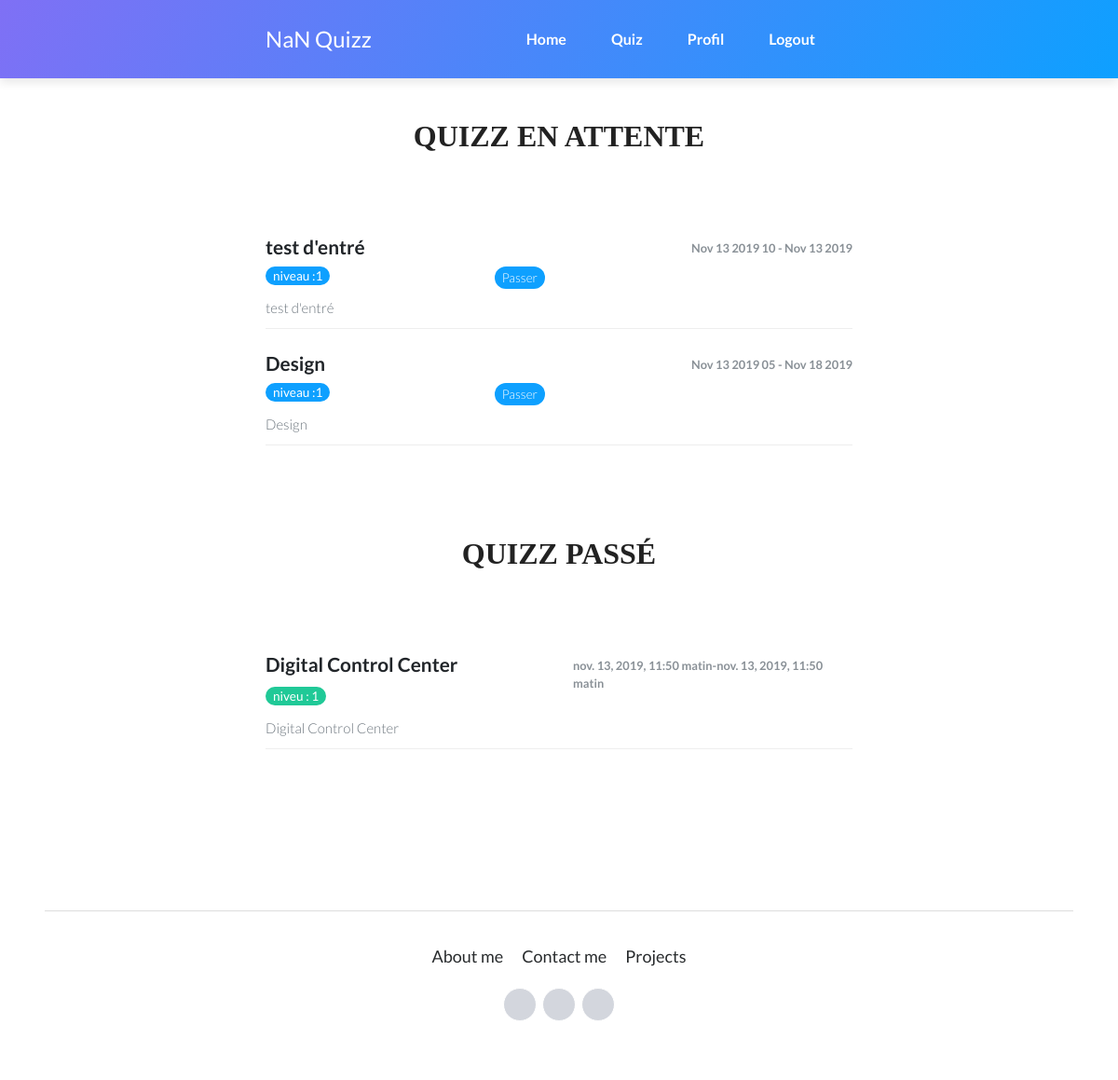
The page / (signed in) on the database as committed earlier.
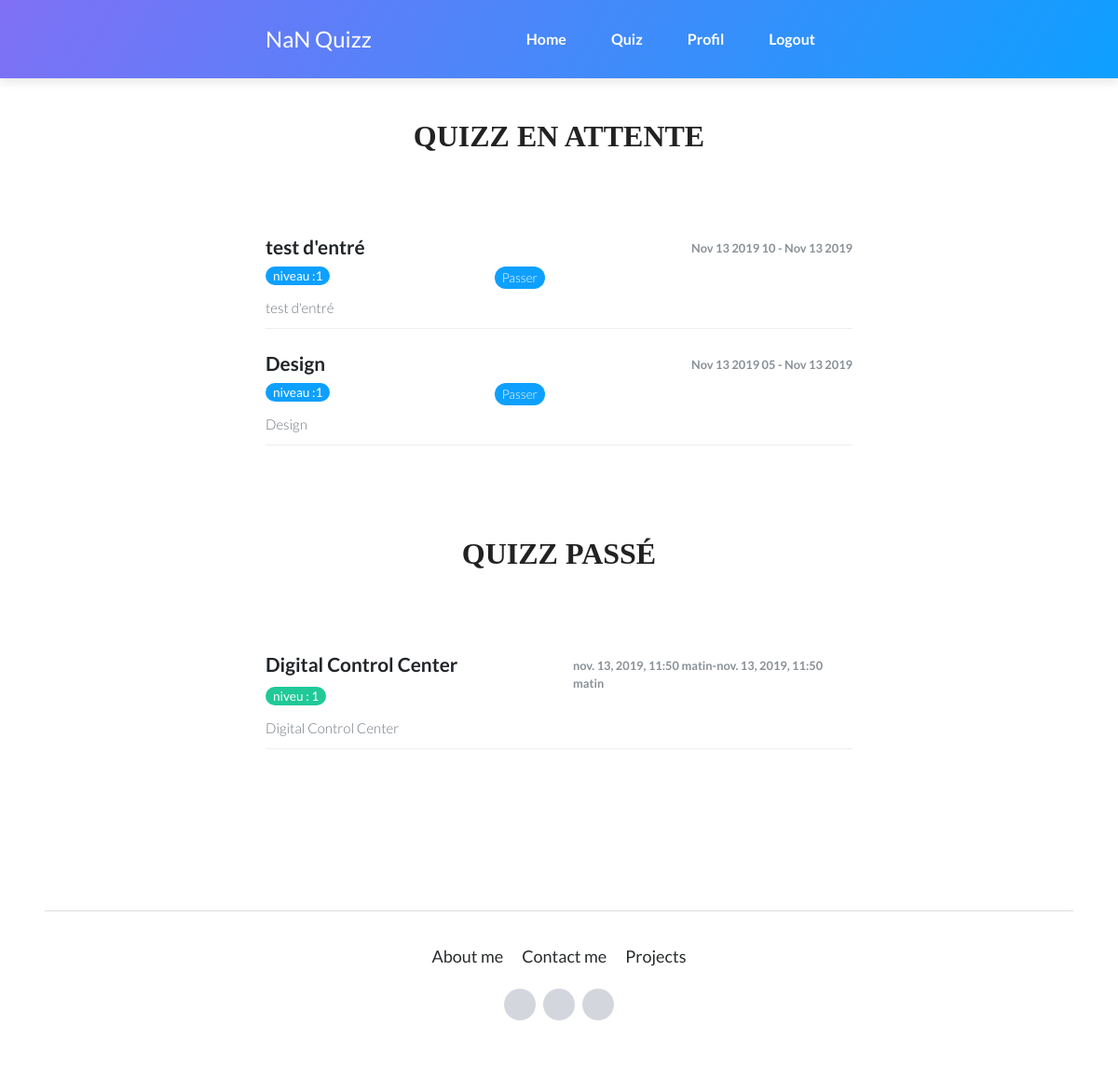
The same page on the database as committed later.
### quizzapp/models.py (models this page shows, shortened)
class Timemodels(models.Model):
    statut = models.BooleanField(default=True)
    date_add =  models.DateTimeField(auto_now_add=True)
    date_update =  models.DateTimeField(auto_now=True)
    class Meta:
        abstract = True

class Quizz(Timemodels):
    specialisation = models.ForeignKey('Specialisation', related_name='quizzs', on_delete=models.CASCADE)
    titre = models.CharField(max_length=50)
    niveau = models.PositiveIntegerField()
    pourcentage = models.PositiveIntegerField(validators=[MinValueValidator(0), MaxValueValidator(100)], verbose_name="pourcentage pour valider")
    date_debut = models.DateTimeField()
    date_fin = models.DateTimeField()
    duree = models.TimeField()
    class Meta:
        verbose_name = 'Quizz'
        verbose_name_plural = 'Quizzs'
    def __str__(self):
        return "{}: {}".format(self.specialisation, self.titre)

### quizzapp/views.py (the view)
# urls.py: 2. Add a URL to urlpatterns:  path('', views.home, name='home')
@login_required(login_url='connexionuser')
def home(request):
    now = datetime.now()
    now = pytz.utc.localize(now)
    q = models.Quizz.objects.filter(statut=True).filter(specialisation = request.user.profile.specialisation)
    qt = models.Quizz.objects.filter(statut=False).filter(specialisation__nom = request.user.profile.specialisation)
    b = q.count()
    print(b,'2222222')
    print(q,'++++++++++++++++++++++++11111111')
    print(qt.count())
    data={
        'q': q,
        'qt': qt,
        'b':b,
    }
    return render(request, 'pages/index.html',data)

### quizzapp/models.py (called while the page is built)
    def __str__(self):
        return self.nom

### templates/pages/index.html
{% extends 'bases/base.html' %}
{% block content %}
    <main class="page cv-page" style="margin-top: 50px">
        <section class="portfolio-block cv">
            {% if b == 0 %}
            <div class="container">
                <div class="work-experience group">
                    <div class="heading">
                        <h2 class="text-center">Vous n'avez pas de quiz disponible</h2>
                    </div>
                </div>
            </div>
            {% else %}
            <div class="container">
                <div class="work-experience group">
                    <div class="heading">
                        <h2 class="text-center">Quizz en attente</h2>
                    </div>
                    {% for qatt in q %}
                    <div class="item">
                        <div class="row">
                            <div class="col-md-6">
                                <h3>{{ qatt.titre }}</h3>
                                <h4 class="organization" style="float: left">niveau :{{ qatt.niveau }} </h4>
                                <a href="#" class="organization" style="float:right">Passer </a>
                            </div>
                            <div class="col-md-6"><span class="period">{{ qatt.date_debut|date:"M d Y h" }} - {{ qatt.date_fin|date:"M d Y" }}</span></div>
                        </div>
                        <p class="text-muted">{{ qatt.titre }}<br></p>
                    </div>
                    {% endfor %}
                 </div>
                {% if qt %}
                <div class="education group">
                    <div class="heading">
                        <h2 class="text-center">Quizz passé</h2>
                    </div>
                    {% for qpass in qt %}
                    <div class="item">
                        <div class="row">
                            <div class="col-md-6">
                                <h3>{{ qpass.titre }}</h3>
                                <h4 class="organization">niveu : {{ qpass.niveau }}</h4>
                            </div>
                            <div class="col-6"><span class="period">{{ qpass.date_debut  }}-{{ qpass.date_fin }}</span></div>
                        </div>
                        <p class="text-muted">{{ qpass.titre }}</p>
                    </div>
                    {% endfor %}
                </div>
                {% endif %}
            </div>
            {% endif %}
        </section>
    </main>
{% endblock content %}

### templates/bases/base.html (shortened to what this page needs)
<!DOCTYPE html>
<html>
<head>
    <link rel="stylesheet" href="/static/assets/bootstrap/css/bootstrap.min.css">
    <link rel="stylesheet" href="/static/assets/fonts/font-awesome.min.css">
    <link rel="stylesheet" href="/static/assets/fonts/ionicons.min.css">
    <link rel="stylesheet" href="https://cdnjs.cloudflare.com/ajax/libs/pikaday/1.6.1/css/pikaday.min.css">
    <link rel="stylesheet" href="/static/compt/fonts/material-icon/css/material-design-iconic-font.min.css">
    <link rel="stylesheet" href="/static/compt/css/style.css">
    <link rel="stylesheet" href="/static/profil/styleuser.css">
</head>
<body>
    <nav class="navbar navbar-dark navbar-expand-lg fixed-top bg-white portfolio-navbar gradient">
        <div class="container"><a class="navbar-brand logo" href="#">NaN Quizz</a>
            <div class="collapse navbar-collapse"
            id="navbarNav">
            <ul class="nav navbar-nav ml-auto">
                {% if user.is_authenticated %}
                <li class="nav-item" role="presentation"><a class="nav-link active" href="{% url 'home' %}">Home</a></li>
                <li class="nav-item" role="presentation"><a class="nav-link active" href="{% url 'quizz' %}">Quiz</a></li>
                <li class="nav-item" role="presentation"><a class="nav-link" href="{% url 'profile' %}">Profil</a></li>
                <li class="nav-item" role="presentation"><a class="nav-link" href="{% url 'deconnexion' %}">Logout</a></li>
                {% else %}
                <li class="nav-item" role="presentation"><a class="nav-link" href="{% url 'register' %}">Register</a></li>
                <li class="nav-item" role="presentation"><a class="nav-link" href="{% url 'connexionuser' %}">Login</a></li>
                {% endif %}
            </ul>
        </div>
    </div>
</nav>
<div id="app">
    {% block content %}
    {% endblock content %}
</div>
<footer class="page-footer m-5">
    <div class="container">
        <div class="links"><a href="#">About me</a><a href="#">Contact me</a><a href="#">Projects</a></div>
        <div class="social-icons"><a href="#"><i class="icon ion-social-facebook"></i></a><a href="#"><i class="icon ion-social-instagram-outline"></i></a><a href="#"><i class="icon ion-social-twitter"></i></a></div>
    </div>
</footer>
</body>
</html>

### static/compt/css/style.css (style rules this page uses)
p { margin-bottom: 0px; font-size: 15px; color: #777; }
h2 { line-height: 1.66; margin: 0; padding: 0; font-weight: 900; color: #222; font-family: 'Montserrat'; font-size: 24px; text-transform: uppercase; text-align: center; margin-bottom: 40px; }
.container { width: 660px; position: relative; margin: 0 auto; }

Rows that differ between the two databases and show on the page:
changed Quizz "Design": date_fin "Nov 18 2019" → "Nov 13 2019"
